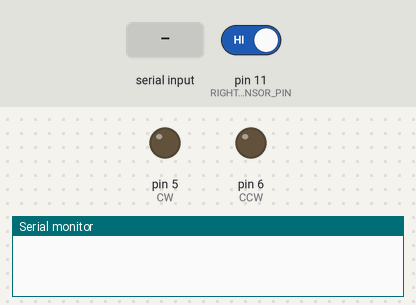
This sketch was run on a simulated Arduino Uno, built with avr-gcc and run on an emulated ATmega328P. Shown: output pins drawn as LEDs (lit = HIGH), the last lines printed to the serial monitor. Dashed ring = blinking. Inputs (shaded band) come from the test bench; at power-on: pin 11 (RIGHT_SENSOR_PIN) HIGH.

Above: at 1.2 s.
1.3 s: "CW\n" received over Serial
At 1.46 s:
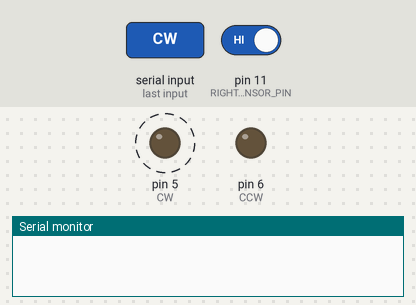
4.3 s: "RESET\n" received over Serial
At 9.75 s:
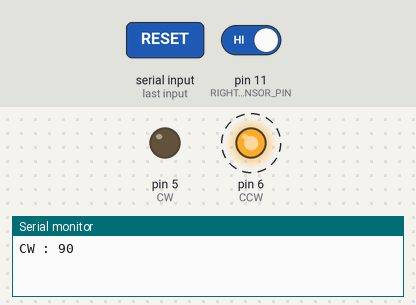
Timing chart, 0 to 13.3 s (numbered marks = the images above; inputs shaded):
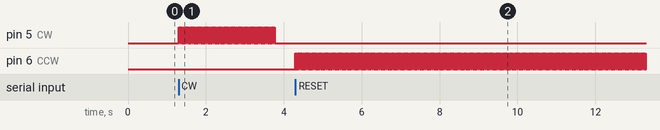

Measured:
- after the input at 1.3 s, pin 5 (CW): alternates HIGH for 0.01 s and LOW for 0.01 s, 248 changes in all, then stays LOW, starting at once
- after the input at 4.3 s, pin 6 (CCW): alternates HIGH for 0.01 s and LOW for 0.01 s, starting at once

The sketch:

isClockwise.ino
```cpp
#define CW 5
#define CCW 6
#define RIGHT_SENSOR_PIN 11   // Right photomicrosensor pin
#define LEFT_SENSOR_PIN 10    // Left photomicrosensor pin

int stepDelay = 10000;
bool motorStopped = true;

void rotate(int angleDegrees, bool isClockwise) {
  int steps = angleDegrees / 0.72;
  int motorPin = isClockwise ? CW : CCW;

  for (int i = 0; i < steps; i++) {
    digitalWrite(motorPin, HIGH);
    delayMicroseconds(stepDelay);
    digitalWrite(motorPin, LOW);
    delayMicroseconds(stepDelay);
  }
}

void setup() {
  pinMode(CW, OUTPUT);
  pinMode(CCW, OUTPUT);
  pinMode(RIGHT_SENSOR_PIN, INPUT_PULLUP);
  pinMode(LEFT_SENSOR_PIN, INPUT_PULLUP);
  Serial.begin(115200);
}

void stopMotor() {
  digitalWrite(CW, LOW);
  digitalWrite(CCW, LOW);
  motorStopped = true;
}

void loop() {
  if (Serial.available() > 0) {
    String command = Serial.readStringUntil('\n');
    command.trim();

    if (command == "CW") {
      rotate(90, true); // Rotate 90 degrees clockwise
      motorStopped = true;
      Serial.println("CW : 90");
      stopMotor();
    } else if (command == "CCW") {
      while (digitalRead(RIGHT_SENSOR_PIN) == HIGH) {
        rotate(8, true); // Rotate 8 degrees clockwise until right sensor is interrupted
      }
      stopMotor();
      delay(1000); // delay for stability
      Serial.println("CCW : 8");
    } else if (command == "STOP") {
      stopMotor();
      Serial.println("STOPPED");
    } else if (command == "RESET") {
      while (digitalRead(RIGHT_SENSOR_PIN) == HIGH) {
        rotate(5, false); // Rotating CCW until right sensor is interrupted
      }
      delay(1000); // delay for stability

      while (digitalRead(RIGHT_SENSOR_PIN) == LOW) {
        rotate(8, true);
        delay(2000); // Delay for stability
        stopMotor();
        delay(1000); // Delay before checking again
      }
    } else if (command == "MOVE") {
      while (digitalRead(LEFT_SENSOR_PIN) == HIGH) {
        rotate(5, true); // Rotating CW until left sensor is interrupted
      }
      delay(1000); // delay for stability

      while (digitalRead(LEFT_SENSOR_PIN) == LOW) {
        rotate(8, false);
        delay(2000); // Delay for stability
        stopMotor();
        delay(1000); // Delay before checking again
      }
    } else if (command == "STATUS") {
      Serial.println(motorStopped ? "Stopped" : "Moving");
    }
  }
}
```
